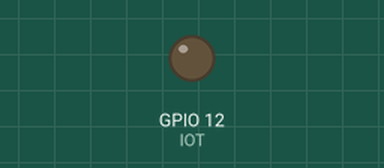
The sketch below on a simulated ESP32. Shown: output pins drawn as LEDs (lit = HIGH).

Above: at 0.15 s.
At 39.32 s:
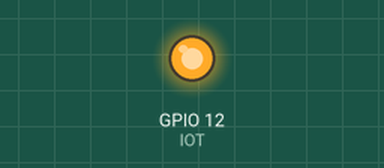
Timing chart, 0 to 40.0 s (numbered marks = the images above):
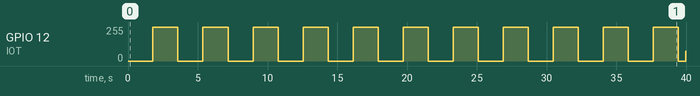

Measured:
- by itself, GPIO 12 (IOT): 0/255 → 255/255 at 1.8 s, → 0/255 1.8 s later, → 255/255 1.8 s later, → 0/255 1.8 s later, … (23 changes in this stretch)

The sketch:

ESP32-Analog.ino
```cpp
#include<analogWrite.h>
int BT = 17; //frontL
int WIFI = 2; //backL
int NTP = 15; //frontR
int IOT = 12; //backR


void setup() {
  pinMode(IOT,OUTPUT);

}

void loop() {
  for(int x=0 ; x<=255 ; x++ ){
  analogWrite(IOT,x);
  delay(7);
  }
  for(int x=255 ; x>=0 ; x-- ){
  analogWrite(IOT,x);
  delay(7);
  }
}
```
